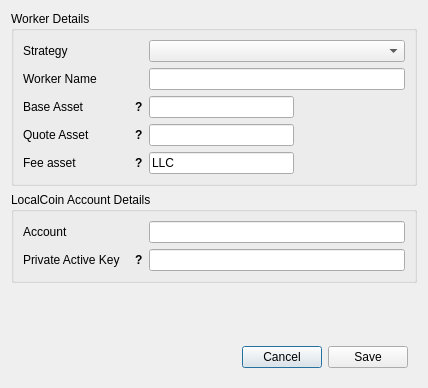
<?xml version="1.0" encoding="UTF-8"?>
<ui version="4.0">
 <class>Dialog</class>
 <widget class="QDialog" name="Dialog">
  <property name="geometry">
   <rect>
    <x>0</x>
    <y>0</y>
    <width>428</width>
    <height>388</height>
   </rect>
  </property>
  <property name="windowTitle">
   <string>DEXBot - Create Worker</string>
  </property>
  <property name="styleSheet">
   <string notr="true"/>
  </property>
  <property name="modal">
   <bool>true</bool>
  </property>
  <layout class="QGridLayout" name="gridLayout">
   <item row="4" column="0">
    <widget class="QWidget" name="widget" native="true">
     <property name="sizePolicy">
      <sizepolicy hsizetype="Preferred" vsizetype="Fixed">
       <horstretch>0</horstretch>
       <verstretch>0</verstretch>
      </sizepolicy>
     </property>
     <layout class="QHBoxLayout" name="horizontalLayout_2">
      <item>
       <spacer name="horizontalSpacer">
        <property name="orientation">
         <enum>Qt::Horizontal</enum>
        </property>
        <property name="sizeHint" stdset="0">
         <size>
          <width>179</width>
          <height>20</height>
         </size>
        </property>
       </spacer>
      </item>
      <item>
       <widget class="QPushButton" name="cancel_button">
        <property name="sizePolicy">
         <sizepolicy hsizetype="Fixed" vsizetype="Fixed">
          <horstretch>0</horstretch>
          <verstretch>0</verstretch>
         </sizepolicy>
        </property>
        <property name="cursor">
         <cursorShape>PointingHandCursor</cursorShape>
        </property>
        <property name="text">
         <string>Cancel</string>
        </property>
       </widget>
      </item>
      <item>
       <widget class="QPushButton" name="save_button">
        <property name="sizePolicy">
         <sizepolicy hsizetype="Fixed" vsizetype="Fixed">
          <horstretch>0</horstretch>
          <verstretch>0</verstretch>
         </sizepolicy>
        </property>
        <property name="cursor">
         <cursorShape>PointingHandCursor</cursorShape>
        </property>
        <property name="text">
         <string>Save</string>
        </property>
       </widget>
      </item>
     </layout>
    </widget>
   </item>
   <item row="3" column="0">
    <spacer name="verticalSpacer">
     <property name="orientation">
      <enum>Qt::Vertical</enum>
     </property>
     <property name="sizeHint" stdset="0">
      <size>
       <width>20</width>
       <height>40</height>
      </size>
     </property>
    </spacer>
   </item>
   <item row="1" column="0">
    <widget class="QGroupBox" name="groupBox_2">
     <property name="title">
      <string>LocalCoin Account Details</string>
     </property>
     <layout class="QFormLayout" name="formLayout_2">
      <property name="rowWrapPolicy">
       <enum>QFormLayout::WrapLongRows</enum>
      </property>
      <item row="0" column="0">
       <widget class="QLabel" name="account_label">
        <property name="sizePolicy">
         <sizepolicy hsizetype="Fixed" vsizetype="Preferred">
          <horstretch>0</horstretch>
          <verstretch>0</verstretch>
         </sizepolicy>
        </property>
        <property name="minimumSize">
         <size>
          <width>120</width>
          <height>0</height>
         </size>
        </property>
        <property name="maximumSize">
         <size>
          <width>120</width>
          <height>16777215</height>
         </size>
        </property>
        <property name="text">
         <string>Account</string>
        </property>
        <property name="buddy">
         <cstring>account_input</cstring>
        </property>
       </widget>
      </item>
      <item row="0" column="1">
       <widget class="QLineEdit" name="account_input"/>
      </item>
      <item row="1" column="1">
       <widget class="QLineEdit" name="private_key_input">
        <property name="sizePolicy">
         <sizepolicy hsizetype="Preferred" vsizetype="Fixed">
          <horstretch>0</horstretch>
          <verstretch>0</verstretch>
         </sizepolicy>
        </property>
        <property name="echoMode">
         <enum>QLineEdit::Password</enum>
        </property>
        <property name="clearButtonEnabled">
         <bool>false</bool>
        </property>
       </widget>
      </item>
      <item row="1" column="0">
       <widget class="QWidget" name="private_key_wrap" native="true">
        <property name="sizePolicy">
         <sizepolicy hsizetype="Fixed" vsizetype="Preferred">
          <horstretch>0</horstretch>
          <verstretch>0</verstretch>
         </sizepolicy>
        </property>
        <property name="minimumSize">
         <size>
          <width>120</width>
          <height>0</height>
         </size>
        </property>
        <property name="maximumSize">
         <size>
          <width>120</width>
          <height>16777215</height>
         </size>
        </property>
        <layout class="QHBoxLayout" name="horizontalLayout_4">
         <property name="spacing">
          <number>0</number>
         </property>
         <property name="leftMargin">
          <number>0</number>
         </property>
         <property name="topMargin">
          <number>0</number>
         </property>
         <property name="rightMargin">
          <number>0</number>
         </property>
         <property name="bottomMargin">
          <number>0</number>
         </property>
         <item>
          <widget class="QLabel" name="private_key_label">
           <property name="minimumSize">
            <size>
             <width>0</width>
             <height>0</height>
            </size>
           </property>
           <property name="maximumSize">
            <size>
             <width>16777215</width>
             <height>16777215</height>
            </size>
           </property>
           <property name="text">
            <string>Private Active Key</string>
           </property>
           <property name="wordWrap">
            <bool>true</bool>
           </property>
           <property name="buddy">
            <cstring>quote_asset_input</cstring>
           </property>
          </widget>
         </item>
         <item>
          <widget class="QLabel" name="private_key_tooltip">
           <property name="sizePolicy">
            <sizepolicy hsizetype="Fixed" vsizetype="Preferred">
             <horstretch>0</horstretch>
             <verstretch>0</verstretch>
            </sizepolicy>
           </property>
           <property name="font">
            <font>
             <weight>75</weight>
             <bold>true</bold>
            </font>
           </property>
           <property name="cursor">
            <cursorShape>WhatsThisCursor</cursorShape>
           </property>
           <property name="toolTip">
            <string>&lt;html&gt;&lt;head/&gt;&lt;body&gt;&lt;p&gt;Active private key of the account in WIF format.&lt;/p&gt;&lt;p&gt;This field is optional if it was previously saved.&lt;/p&gt;&lt;/body&gt;&lt;/html&gt;</string>
           </property>
           <property name="text">
            <string>?</string>
           </property>
           <property name="margin">
            <number>5</number>
           </property>
          </widget>
         </item>
        </layout>
       </widget>
      </item>
     </layout>
    </widget>
   </item>
   <item row="0" column="0">
    <widget class="QGroupBox" name="groupBox">
     <property name="title">
      <string>Worker Details</string>
     </property>
     <layout class="QFormLayout" name="formLayout_3">
      <item row="0" column="0">
       <widget class="QLabel" name="strategy_label">
        <property name="minimumSize">
         <size>
          <width>120</width>
          <height>0</height>
         </size>
        </property>
        <property name="maximumSize">
         <size>
          <width>120</width>
          <height>16777215</height>
         </size>
        </property>
        <property name="text">
         <string>Strategy</string>
        </property>
        <property name="buddy">
         <cstring>strategy_input</cstring>
        </property>
       </widget>
      </item>
      <item row="0" column="1">
       <widget class="QComboBox" name="strategy_input">
        <property name="currentIndex">
         <number>-1</number>
        </property>
       </widget>
      </item>
      <item row="1" column="0">
       <widget class="QLabel" name="worker_name_label">
        <property name="minimumSize">
         <size>
          <width>120</width>
          <height>0</height>
         </size>
        </property>
        <property name="maximumSize">
         <size>
          <width>120</width>
          <height>16777215</height>
         </size>
        </property>
        <property name="text">
         <string>Worker Name</string>
        </property>
        <property name="buddy">
         <cstring>worker_name_input</cstring>
        </property>
       </widget>
      </item>
      <item row="1" column="1">
       <widget class="QLineEdit" name="worker_name_input"/>
      </item>
      <item row="3" column="1">
       <widget class="QLineEdit" name="quote_asset_input">
        <property name="sizePolicy">
         <sizepolicy hsizetype="Fixed" vsizetype="Fixed">
          <horstretch>0</horstretch>
          <verstretch>0</verstretch>
         </sizepolicy>
        </property>
        <property name="minimumSize">
         <size>
          <width>145</width>
          <height>0</height>
         </size>
        </property>
        <property name="maximumSize">
         <size>
          <width>80</width>
          <height>16777215</height>
         </size>
        </property>
       </widget>
      </item>
      <item row="2" column="0">
       <widget class="QWidget" name="base_asset_wrap" native="true">
        <property name="sizePolicy">
         <sizepolicy hsizetype="Fixed" vsizetype="Preferred">
          <horstretch>0</horstretch>
          <verstretch>0</verstretch>
         </sizepolicy>
        </property>
        <property name="minimumSize">
         <size>
          <width>120</width>
          <height>0</height>
         </size>
        </property>
        <property name="maximumSize">
         <size>
          <width>120</width>
          <height>16777215</height>
         </size>
        </property>
        <layout class="QHBoxLayout" name="horizontalLayout">
         <property name="spacing">
          <number>0</number>
         </property>
         <property name="leftMargin">
          <number>0</number>
         </property>
         <property name="topMargin">
          <number>0</number>
         </property>
         <property name="rightMargin">
          <number>0</number>
         </property>
         <property name="bottomMargin">
          <number>0</number>
         </property>
         <item>
          <widget class="QLabel" name="base_asset_label">
           <property name="minimumSize">
            <size>
             <width>0</width>
             <height>0</height>
            </size>
           </property>
           <property name="maximumSize">
            <size>
             <width>16777215</width>
             <height>16777215</height>
            </size>
           </property>
           <property name="text">
            <string>Base Asset</string>
           </property>
          </widget>
         </item>
         <item>
          <widget class="QLabel" name="base_asset_tooltip">
           <property name="sizePolicy">
            <sizepolicy hsizetype="Fixed" vsizetype="Preferred">
             <horstretch>0</horstretch>
             <verstretch>0</verstretch>
            </sizepolicy>
           </property>
           <property name="font">
            <font>
             <weight>75</weight>
             <bold>true</bold>
            </font>
           </property>
           <property name="cursor">
            <cursorShape>WhatsThisCursor</cursorShape>
           </property>
           <property name="toolTip">
            <string>Asset to be used as unit of measure</string>
           </property>
           <property name="text">
            <string>?</string>
           </property>
           <property name="margin">
            <number>5</number>
           </property>
          </widget>
         </item>
        </layout>
       </widget>
      </item>
      <item row="3" column="0">
       <widget class="QWidget" name="quote_asset_wrap" native="true">
        <property name="sizePolicy">
         <sizepolicy hsizetype="Fixed" vsizetype="Preferred">
          <horstretch>0</horstretch>
          <verstretch>0</verstretch>
         </sizepolicy>
        </property>
        <property name="minimumSize">
         <size>
          <width>120</width>
          <height>0</height>
         </size>
        </property>
        <property name="maximumSize">
         <size>
          <width>120</width>
          <height>16777215</height>
         </size>
        </property>
        <layout class="QHBoxLayout" name="horizontalLayout_3">
         <property name="spacing">
          <number>0</number>
         </property>
         <property name="leftMargin">
          <number>0</number>
         </property>
         <property name="topMargin">
          <number>0</number>
         </property>
         <property name="rightMargin">
          <number>0</number>
         </property>
         <property name="bottomMargin">
          <number>0</number>
         </property>
         <item>
          <widget class="QLabel" name="quote_asset_label">
           <property name="minimumSize">
            <size>
             <width>0</width>
             <height>0</height>
            </size>
           </property>
           <property name="maximumSize">
            <size>
             <width>16777215</width>
             <height>16777215</height>
            </size>
           </property>
           <property name="text">
            <string>Quote Asset</string>
           </property>
           <property name="buddy">
            <cstring>quote_asset_input</cstring>
           </property>
          </widget>
         </item>
         <item>
          <widget class="QLabel" name="quote_asset_tooltip">
           <property name="sizePolicy">
            <sizepolicy hsizetype="Fixed" vsizetype="Preferred">
             <horstretch>0</horstretch>
             <verstretch>0</verstretch>
            </sizepolicy>
           </property>
           <property name="font">
            <font>
             <weight>75</weight>
             <bold>true</bold>
            </font>
           </property>
           <property name="cursor">
            <cursorShape>WhatsThisCursor</cursorShape>
           </property>
           <property name="toolTip">
            <string>Asset to be bought and sold</string>
           </property>
           <property name="text">
            <string>?</string>
           </property>
           <property name="margin">
            <number>5</number>
           </property>
          </widget>
         </item>
        </layout>
       </widget>
      </item>
      <item row="4" column="0">
       <widget class="QWidget" name="fee_asset_wrap" native="true">
        <property name="sizePolicy">
         <sizepolicy hsizetype="Fixed" vsizetype="Preferred">
          <horstretch>0</horstretch>
          <verstretch>0</verstretch>
         </sizepolicy>
        </property>
        <property name="minimumSize">
         <size>
          <width>120</width>
          <height>0</height>
         </size>
        </property>
        <property name="maximumSize">
         <size>
          <width>120</width>
          <height>16777215</height>
         </size>
        </property>
        <layout class="QHBoxLayout" name="horizontalLayout_5">
         <property name="spacing">
          <number>0</number>
         </property>
         <property name="leftMargin">
          <number>0</number>
         </property>
         <property name="topMargin">
          <number>0</number>
         </property>
         <property name="rightMargin">
          <number>0</number>
         </property>
         <property name="bottomMargin">
          <number>0</number>
         </property>
         <item>
          <widget class="QLabel" name="fee_asset_label">
           <property name="minimumSize">
            <size>
             <width>0</width>
             <height>0</height>
            </size>
           </property>
           <property name="maximumSize">
            <size>
             <width>16777215</width>
             <height>16777215</height>
            </size>
           </property>
           <property name="text">
            <string>Fee asset</string>
           </property>
           <property name="buddy">
            <cstring>quote_asset_input</cstring>
           </property>
          </widget>
         </item>
         <item>
          <widget class="QLabel" name="fee_asset_tooltip">
           <property name="sizePolicy">
            <sizepolicy hsizetype="Fixed" vsizetype="Preferred">
             <horstretch>0</horstretch>
             <verstretch>0</verstretch>
            </sizepolicy>
           </property>
           <property name="font">
            <font>
             <weight>75</weight>
             <bold>true</bold>
            </font>
           </property>
           <property name="cursor">
            <cursorShape>WhatsThisCursor</cursorShape>
           </property>
           <property name="toolTip">
            <string>Asset to be used to pay transaction fees</string>
           </property>
           <property name="text">
            <string>?</string>
           </property>
           <property name="margin">
            <number>5</number>
           </property>
          </widget>
         </item>
        </layout>
       </widget>
      </item>
      <item row="4" column="1">
       <widget class="QLineEdit" name="fee_asset_input">
        <property name="sizePolicy">
         <sizepolicy hsizetype="Fixed" vsizetype="Fixed">
          <horstretch>0</horstretch>
          <verstretch>0</verstretch>
         </sizepolicy>
        </property>
        <property name="minimumSize">
         <size>
          <width>145</width>
          <height>0</height>
         </size>
        </property>
        <property name="maximumSize">
         <size>
          <width>80</width>
          <height>16777215</height>
         </size>
        </property>
        <property name="text">
         <string>LLC</string>
        </property>
       </widget>
      </item>
      <item row="2" column="1">
       <widget class="QLineEdit" name="base_asset_input">
        <property name="sizePolicy">
         <sizepolicy hsizetype="Fixed" vsizetype="Fixed">
          <horstretch>0</horstretch>
          <verstretch>0</verstretch>
         </sizepolicy>
        </property>
        <property name="minimumSize">
         <size>
          <width>145</width>
          <height>0</height>
         </size>
        </property>
        <property name="maximumSize">
         <size>
          <width>80</width>
          <height>16777215</height>
         </size>
        </property>
       </widget>
      </item>
     </layout>
    </widget>
   </item>
   <item row="2" column="0">
    <widget class="QWidget" name="widget_2" native="true">
     <layout class="QVBoxLayout" name="strategy_container">
      <property name="leftMargin">
       <number>0</number>
      </property>
      <property name="topMargin">
       <number>0</number>
      </property>
      <property name="rightMargin">
       <number>0</number>
      </property>
      <property name="bottomMargin">
       <number>0</number>
      </property>
     </layout>
    </widget>
   </item>
  </layout>
 </widget>
 <tabstops>
  <tabstop>strategy_input</tabstop>
  <tabstop>worker_name_input</tabstop>
  <tabstop>base_asset_input</tabstop>
  <tabstop>quote_asset_input</tabstop>
  <tabstop>fee_asset_input</tabstop>
  <tabstop>account_input</tabstop>
  <tabstop>private_key_input</tabstop>
  <tabstop>save_button</tabstop>
  <tabstop>cancel_button</tabstop>
 </tabstops>
 <resources/>
 <connections/>
</ui>
